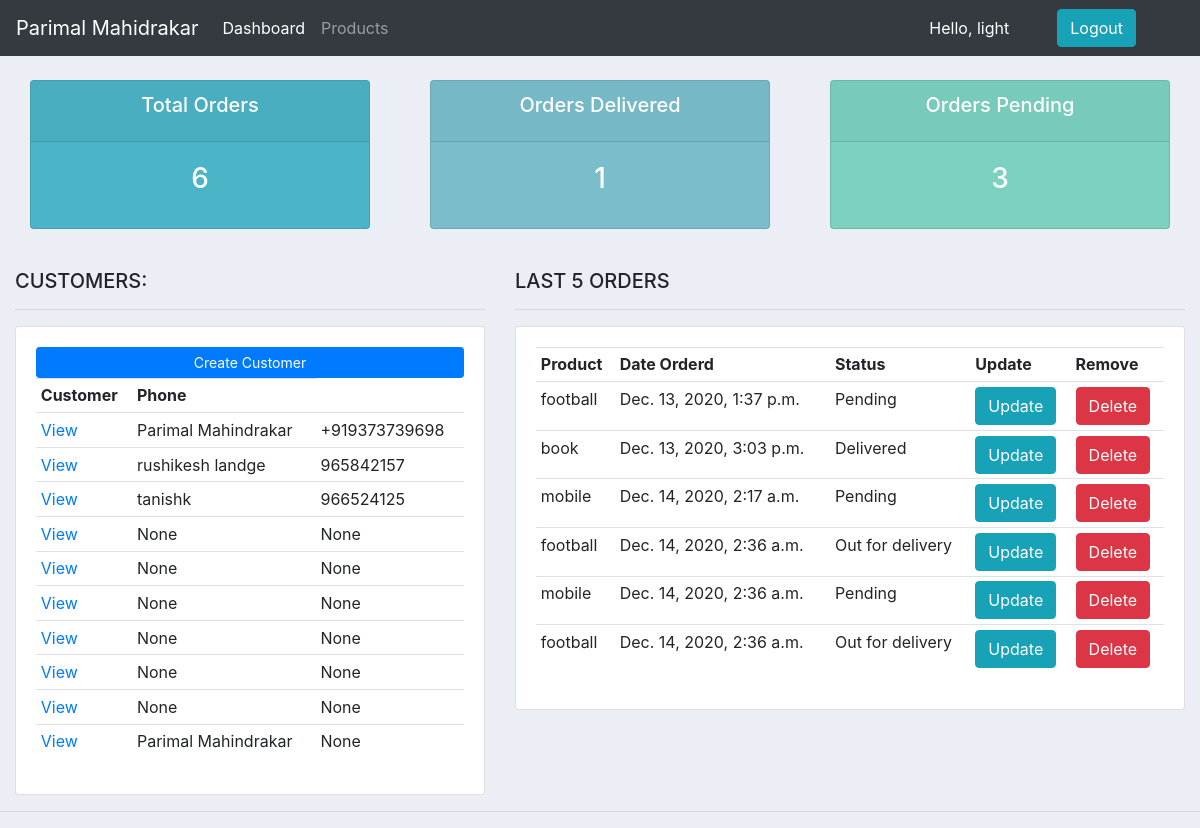
The app's page / (signed in) with its own data.
### CartApp/models.py (models this page shows, shortened)
class Customer(models.Model):
	user = models.OneToOneField(User,null=True,on_delete=models.CASCADE)
	name = models.CharField(max_length=200, null=True,blank=True)
	phone = models.CharField(max_length=200, null=True,blank=True)
	email = models.CharField(max_length=200, null=True,blank=True)
	date_created = models.DateTimeField(auto_now_add=True, null=True)

class Order(models.Model):
	STATUS = (
			('Pending', 'Pending'),
			('Out for delivery', 'Out for delivery'),
			('Delivered', 'Delivered'),
			)
	customer = models.ForeignKey(Customer, null=True, on_delete= models.SET_NULL)
	product = models.ForeignKey(Product, null=True, on_delete= models.SET_NULL)
	date_created = models.DateTimeField(auto_now_add=True, null=True)
	status = models.CharField(max_length=200, null=True, choices=STATUS)

class Product(models.Model):
	CATEGORY = (
			('Indoor', 'Indoor'),
			('Out Door', 'Out Door'),
			)
	name = models.CharField(max_length=200, null=True)
	price = models.FloatField(null=True)
	category = models.CharField(max_length=200, null=True, choices=CATEGORY)
	description = models.CharField(max_length=200, null=True, blank=True)
	date_created = models.DateTimeField(auto_now_add=True, null=True)
	tags = models.ManyToManyField(Tag)
	def __str__(self):
		return self.name

### CartApp/decorators.py (the view)
	def wrapper_func(request,*args,**kwargs):
		group = None
		if request.user.groups.exists():
			group = request.user.groups.all()[0].name
		if group == "customer":
			return redirect("userPage")
		if group == "admin":
			return view_funk(request,*args,**kwargs)

### CartApp/views.py (called while the page is built)
@login_required(login_url="login")
@admin_only
def home(request):
    orders = Order.objects.all()
    customers = Customer.objects.all()
    total_orders = orders.count()
    total_customers = customers.count()
    deliverd = orders.filter(status="Delivered").count()
    pending = orders.filter(status="Pending").count()
    context = {
        "orders": orders,
        "customers": customers,
        "total_orders": total_orders,
        "total_customers": total_customers,
        "deliverd": deliverd,
        "pending": pending,
    }
    return render(request, "CartApp/dashboard.html", context)

### templates/CartApp/dashboard.html
{%  extends '../base.html' %}
{% block content %}
{%  include 'status.html' %}
<br>
<div class="row">
    <div class="col-md-5">
        <h5>CUSTOMERS:</h5>
        <hr>
        <div class="card card-body">
            <a class="btn btn-primary  btn-sm btn-block" href="">Create Customer</a>
            <table class="table table-sm">
                <tr>
                    <th>Customer</th>
                    <th>Phone</th>
                </tr>
                {% for customer in customers %}
                <tr>
                    <td> <a href="{% url 'customer' customer.id %}">View</a> </td>
                    <td>{{customer.name}}</td>
                    <td>{{customer.phone}}</td>
                </tr>
                {% endfor %}
            </table>
        </div>
    </div>
    <div class="col-md-7">
        <h5>LAST 5 ORDERS</h5>
        <hr>
        <div class="card card-body">
            <table class="table table-sm">
                <tr>
                    <th>Product</th>
                    <th>Date Orderd</th>
                    <th>Status</th>
                    <th>Update</th>
                    <th>Remove</th>
                </tr>
                {% for order in orders %}
                <tr>
                    <td>{{order.product}}</td>
                    <td>{{order.date_created}}</td>
                    <td>{{order.status}}</td>
                    <td><a href="{% url 'updateOrder' order.id %}" class="btn btn-info">Update</a></td>
                    <td><a href="{% url 'deleteOrder' order.id %}" class="btn btn-danger">Delete</a></td>
                </tr>
                {% endfor %}
            </table>
        </div>
    </div>
</div>
{% endblock %}

### templates/base.html (shortened to what this page needs)
<!DOCTYPE html>
<html>
<head>
    <link rel="stylesheet" href="https://stackpath.bootstrapcdn.com/bootstrap/4.3.1/css/bootstrap.min.css"
>
</head>
<body>
    {%  include 'nav.html' %}
    <div class="container-fluid">
        {% block content %}
        {% endblock %}
    </div>
    <hr>
</body>
</html>

### templates/nav.html (shortened to what this page needs)
<nav class="navbar navbar-expand-lg navbar-dark bg-dark">
    <a class="navbar-brand" href="#">Parimal Mahidrakar</a>
    <div class="collapse navbar-collapse" id="navbarNav">
        <ul class="navbar-nav">
            {% if request.user.is_staff %}
            <li class="nav-item active">
                <a class="nav-link" href="{% url 'home' %}">Dashboard</a>
            </li>
            <li class="nav-item">
                <a class="nav-link" href="{% url 'products' %}">Products</a>
            </li>
            {% else %}
             <li class="nav-item">
                <a class="nav-link" href="{% url 'account' %}">Settings</a>
            </li>
            {% endif %}
        </ul>
    </div>
    <span class="text-white mr-5">Hello, {{request.user.username}} </span>
    {% if request.user.is_authenticated %}
     <span><a href="{% url 'logout' %}" class="btn btn-info mr-5">Logout</a></span>
    {% else %}
    <span><a href="{% url 'login' %}" class="btn btn-info mr-5">Login</a></span>
    {% endif %}
</nav>

### templates/status.html
<br>
<div class="row">
    <div class="col">
        <div class="col-md">
            <div class="card text-center text-white  mb-3" id="total-orders">
                <div class="card-header">
                    <h5 class="card-title">Total Orders</h5>
                </div>
                <div class="card-body">
                    <h3 class="card-title"> {{total_orders}} </h3>
                </div>
            </div>
        </div>
    </div>
    <div class="col">
        <div class="col-md">
            <div class="card text-center text-white  mb-3" id="orders-delivered">
                <div class="card-header">
                    <h5 class="card-title">Orders Delivered</h5>
                </div>
                <div class="card-body">
                    <h3 class="card-title"> {{deliverd}} </h3>
                </div>
            </div>
        </div>
    </div>
    <div class="col">
        <div class="col-md">
            <div class="card text-center text-white  mb-3" id="orders-pending">
                <div class="card-header">
                    <h5 class="card-title">Orders Pending</h5>
                </div>
                <div class="card-body">
                    <h3 class="card-title"> {{pending}} </h3>
                </div>
            </div>
        </div>
    </div>
</div>

### templates/base.html (style rules this page uses)
body { background-color: #ebeff5; }
#total-orders { background-color: #4cb4c7; }
#orders-delivered { background-color: #7abecc; }
#orders-pending { background-color: #7CD1C0; }

### records on screen
Customer: name "Parimal Mahindrakar", phone "+919373739698"
Customer: name "rushikesh landge", phone "965842157"
Customer: name "tanishk", phone "966524125"
Customer: name "None", phone "None"
Customer: name "None", phone "None"
Customer: name "None", phone "None"
Customer: name "None", phone "None"
Customer: name "None", phone "None"
Customer: name "None", phone "None"
Customer: name "Parimal Mahindrakar", phone "None"
Order: product "football", date_created "Dec. 13, 2020, 1:37 p.m.", status "Pending"
Order: product "book", date_created "Dec. 13, 2020, 3:03 p.m.", status "Delivered"
Order: product "mobile", date_created "Dec. 14, 2020, 2:17 a.m.", status "Pending"
Order: product "football", date_created "Dec. 14, 2020, 2:36 a.m.", status "Out for delivery"
Order: product "mobile", date_created "Dec. 14, 2020, 2:36 a.m.", status "Pending"
Order: product "football", date_created "Dec. 14, 2020, 2:36 a.m.", status "Out for delivery"

### other values on screen
{{ request.user.username }} "light"
{{ total_orders }} "6"
{{ deliverd }} "1"
{{ pending }} "3"
